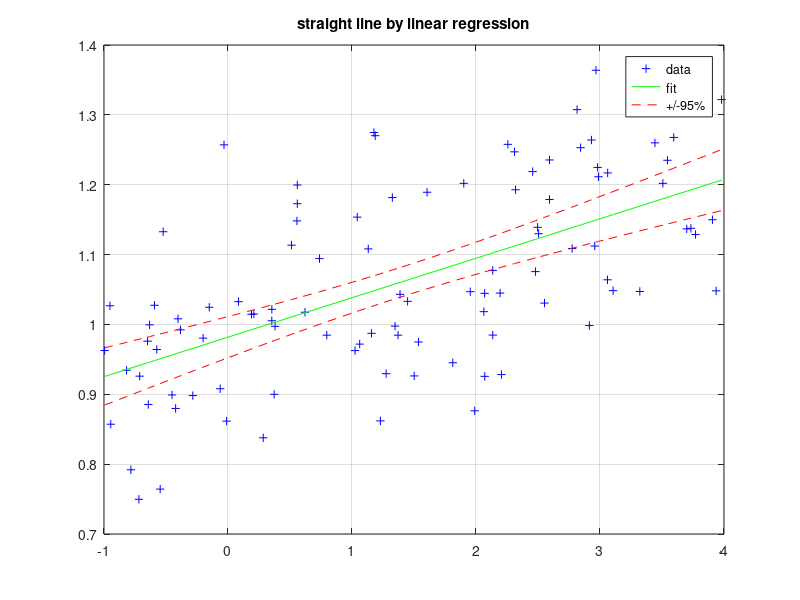

Here is the MATLAB script that generated this plot:
% Demos de las doc de GNU Octave
% MEDIANTE FUNCION LinearRegression
% necesita el paquete Optim (y struct)

n = 100;
x = sort(rand(n,1)*5-1);
y = 1+0.05*x + 0.1*randn(size(x));
F = [ones(n,1),x(:)];
[p,e_var,r,p_var,y_var] = LinearRegression(F,y);
yFit = F*p;
figure()
plot(x,y,'+b',x,yFit,'-g',x,yFit+1.96*sqrt(y_var),'--r',x,yFit-1.96*sqrt(y_var),'--r')
title('straight line by linear regression')
legend('data','fit','+/-95%')
grid on
